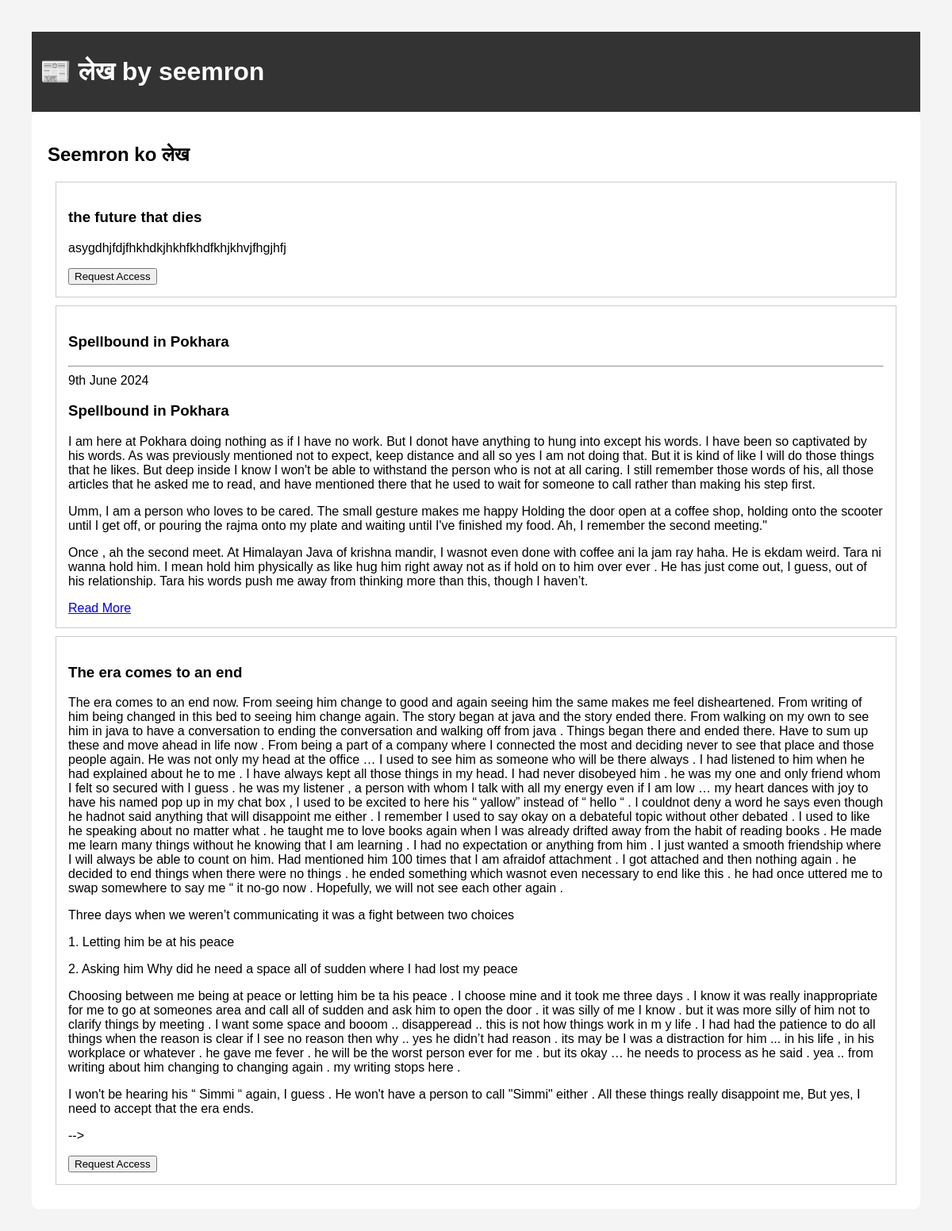
The app's page / (signed in) with its own data.
### blogapp/models.py (models this page shows, shortened)
class BlogPost(models.Model):
    title = models.CharField(max_length=255)
    content = models.TextField()
    is_private = models.BooleanField(default=False)
    created_at = models.DateTimeField(auto_now_add=True)

### blogapp/views.py (the view)
# urls.py: path('', views.blog_list, name='blog_list'),
def blog_list(request):
    posts = BlogPost.objects.all().order_by('-created_at')
    user_email = request.session.get('user_email')
    return render(request, 'blogapp/blog_list.html', {'posts': posts, 'user_email': user_email})

### blogapp/templates/blogapp/blog_list.html (shortened to what this page needs)
{% extends 'blogapp/base.html' %}
{% block content %}
<h2>Seemron ko लेख</h2>
{% for post in posts %}
    <div style="border: 1px solid #ccc; padding: 15px; margin: 10px;">
        <h3>{{ post.title }}</h3>
        <p>{{ post.content|safe }}</p>
        {% if not post.is_private %}
            <a href="{% url 'blog_detail' post.id %}">Read More</a>
        {% else %}
            {% if request.session.user_email %}
                       {% if post.has_access %}
                    <a href="{% url 'blog_detail' post.id %}">Read More</a>
                {% else %}
                    <form action="{% url 'request_access' %}" method="post" style="display:inline;">
                        <button type="submit">Request Access</button>
                    </form>
                {% endif %}
            {% else %}
                <a href="{% url 'request_access' %}">Login to Request Access</a>
            {% endif %}
        {% endif %}
    </div>
{% endfor %}
{% endblock %}

### blogapp/templates/blogapp/base.html (style rules this page uses)
body { font-family: Arial, sans-serif; margin: 40px; background-color: #f4f4f4; }

### records on screen
BlogPost: title "the future that dies", content "asygdhjfdjfhkhdkjhkhfkhdfkhjkhvjfhgjhfj", is_private "Request Access"
BlogPost: title "Spellbound in Pokhara", content "9th June 2024 Spellbound in Pokhara I am here at Pokhara doing nothing as if I have no work. But I donot have anything to hung into except his words. I have been so captivated by his words. As was previously mentioned not to expect, keep distance and all so yes I am not doing that. But it is kind of like I will do those things that he likes. But deep inside I know I won't be able to withstand the person who is not at all caring. I still remember those words of his, all those articles that he asked me to read, and have mentioned there that he used to wait for someone to call rather than making his step first. Umm, I am a person who loves to be cared. The small gesture makes me happy Holding…", is_private "Read More"
BlogPost: title "The era comes to an end", content "The era comes to an end now. From seeing him change to good and again seeing him the same makes me feel disheartened. From writing of him being changed in this bed to seeing him change again. The story began at java and the story ended there. From walking on my own to see him in java to have a conversation to ending the conversation and walking off from java . Things began there and ended there. Have to sum up these and move ahead in life now . From being a part of a company where I connected the most and deciding never to see that place and those people again. He was not only my head at the office … I used to see him as someone who will be there always . I had listened to him when he had…", is_private "Request Access"
